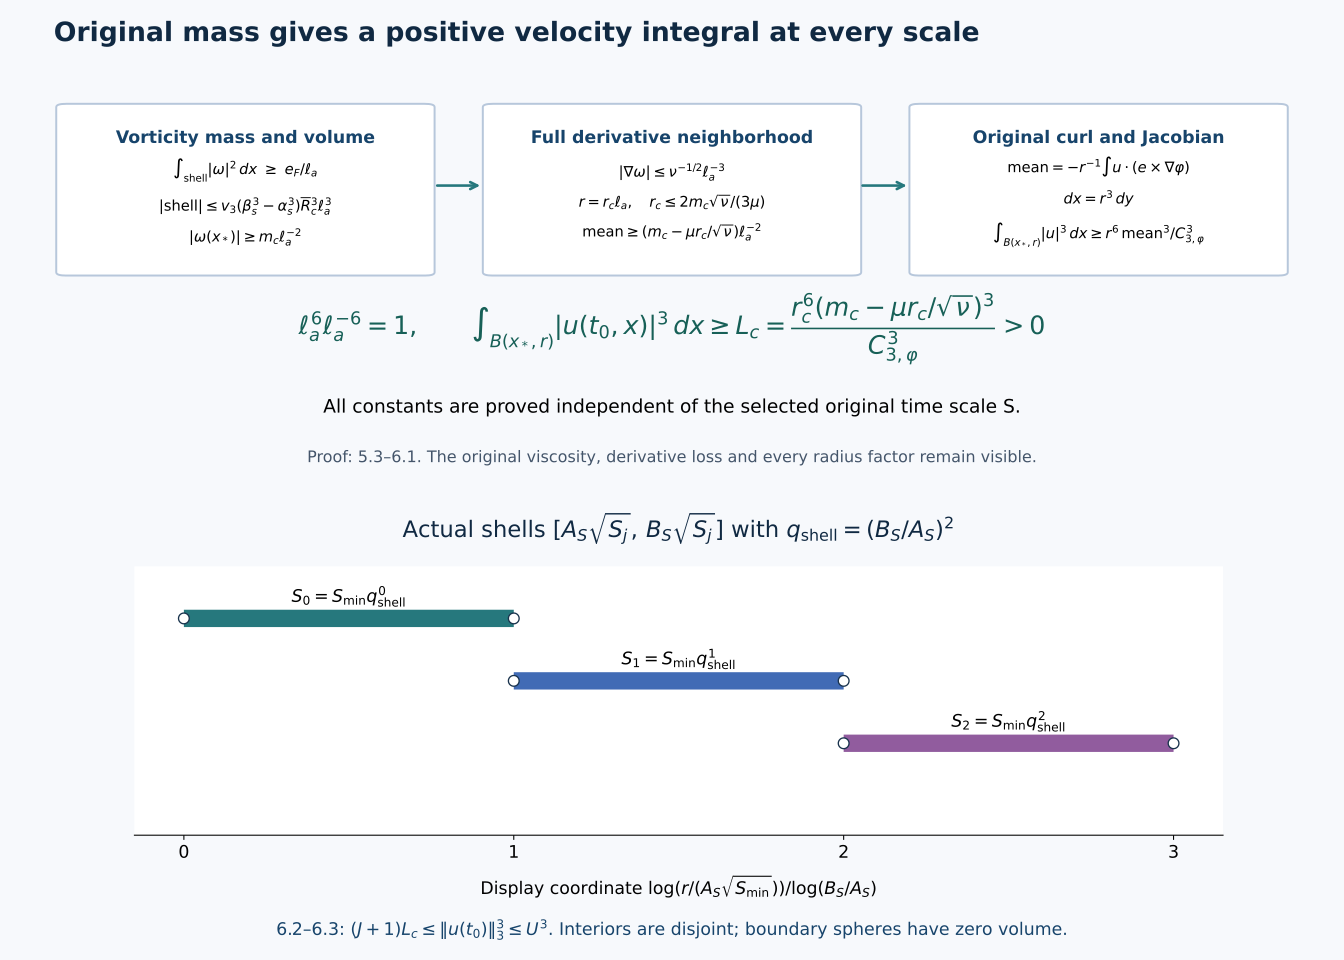

This chart was generated by the following Python code:
"""Exact original-coordinate mass factors and logarithmic support diagram."""
from pathlib import Path
import matplotlib
matplotlib.use('Agg')
import matplotlib.pyplot as plt
from matplotlib.patches import FancyBboxPatch
out=Path(__file__).resolve().parent
plt.rcParams.update({'font.family':'DejaVu Sans','font.size':13,'mathtext.fontset':'dejavusans'})
fig=plt.figure(figsize=(14,10),facecolor='#f7f9fc')
ax=fig.add_axes([.04,.51,.92,.43]);ax.set_xlim(0,1);ax.set_ylim(0,1);ax.axis('off')
ax.text(0,1.04,'Original mass gives a positive velocity integral at every scale',
        fontsize=20,weight='bold',color='#102942')
boxes=[
 (.01,.48,.29,.40,'Vorticity mass and volume',
  r'$\int_{\mathrm{shell}}|\omega|^2\,dx\ \geq\ e_F/\ell_a$'+'\n'+
  r'$|\mathrm{shell}|\leq v_3(\beta_s^3-\alpha_s^3)\overline{R}_c^3\ell_a^3$'+'\n'+
  r'$|\omega(x_*)|\geq m_c\ell_a^{-2}$'),
 (.355,.48,.29,.40,'Full derivative neighborhood',
  r'$|\nabla\omega|\leq\nu^{-1/2}\ell_a^{-3}$'+'\n'+
  r'$r=r_c\ell_a,\quad r_c\leq 2m_c\sqrt{\nu}/(3\mu)$'+'\n'+
  r'$\mathrm{mean}\geq(m_c-\mu r_c/\sqrt{\nu})\ell_a^{-2}$'),
 (.70,.48,.29,.40,'Original curl and Jacobian',
  r'$\mathrm{mean}=-r^{-1}\int u\cdot(e\times\nabla\varphi)$'+'\n'+
  r'$dx=r^3\,dy$'+'\n'+
  r'$\int_{B(x_*,r)}|u|^3\,dx\geq r^6\,\mathrm{mean}^3/C_{3,\varphi}^3$')
]
for x,y,w,h,title,body in boxes:
 ax.add_patch(FancyBboxPatch((x,y),w,h,boxstyle='round,pad=0.008',facecolor='white',edgecolor='#b7c7db',linewidth=1.5))
 ax.text(x+w/2,y+h-.055,title,ha='center',va='top',fontsize=13,weight='bold',color='#17446b')
 ax.text(x+w/2,y+.17,body,ha='center',va='center',fontsize=11,linespacing=2)
for a,b in [(.308,.347),(.652,.692)]:
 ax.annotate('',xy=(b,.69),xytext=(a,.69),arrowprops=dict(arrowstyle='->',lw=2,color='#26787d'))
ax.text(.5,.33,r'$\ell_a^6\ell_a^{-6}=1,\qquad'
 r'\int_{B(x_*,r)}|u(t_0,x)|^3\,dx\geq L_c'
 r'=\dfrac{r_c^6(m_c-\mu r_c/\sqrt{\nu})^3}{C_{3,\varphi}^3}>0$',
 ha='center',fontsize=19,color='#176057')
ax.text(.5,.14,'All constants are proved independent of the selected original time scale S.',
 ha='center',fontsize=14)
ax.text(.5,.02,'Proof: 5.3–6.1. The original viscosity, derivative loss and every radius factor remain visible.',
 ha='center',fontsize=12,color='#44556a')
bx=fig.add_axes([.10,.13,.81,.28]);bx.set_xlim(-.15,3.15);bx.set_ylim(-.4,2.7)
bx.spines[['top','right','left']].set_visible(False);bx.set_yticks([])
for j in range(3):
 y=2.1-j*.72
 bx.plot([j,j+1],[y,y],lw=13,color=['#26787d','#416bb5','#915c9e'][j],solid_capstyle='butt')
 bx.scatter([j,j+1],[y,y],s=65,facecolor='white',edgecolor='#18324c',zorder=4)
 bx.text(j+.5,y+.19,rf'$S_{j}=S_{{\min}}q_{{\rm shell}}^{j}$',ha='center',fontsize=13)
bx.set_xticks([0,1,2,3],['0','1','2','3'])
bx.set_xlabel(r'Display coordinate $\log(r/(A_S\sqrt{S_{\min}}))/\log(B_S/A_S)$',labelpad=10)
bx.set_title(r'Actual shells $[A_S\sqrt{S_j},\,B_S\sqrt{S_j}]$ with $q_{\rm shell}=(B_S/A_S)^2$',
 fontsize=17,pad=22,color='#102942')
fig.text(.5,.026,r'6.2–6.3: $(J+1)L_c\leq\|u(t_0)\|_3^3\leq U^3$. '
 'Interiors are disjoint; boundary spheres have zero volume.',
 ha='center',fontsize=13,color='#17446b')
for ext in ['png','svg']:
 fig.savefig(out/f'uniform-original-scale-annulus.{ext}',dpi=170,facecolor=fig.get_facecolor())
plt.close(fig)
